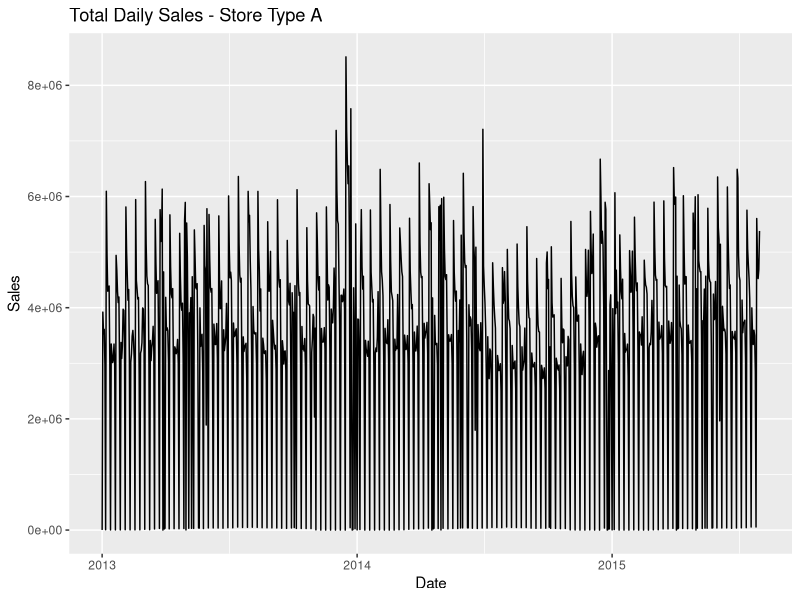
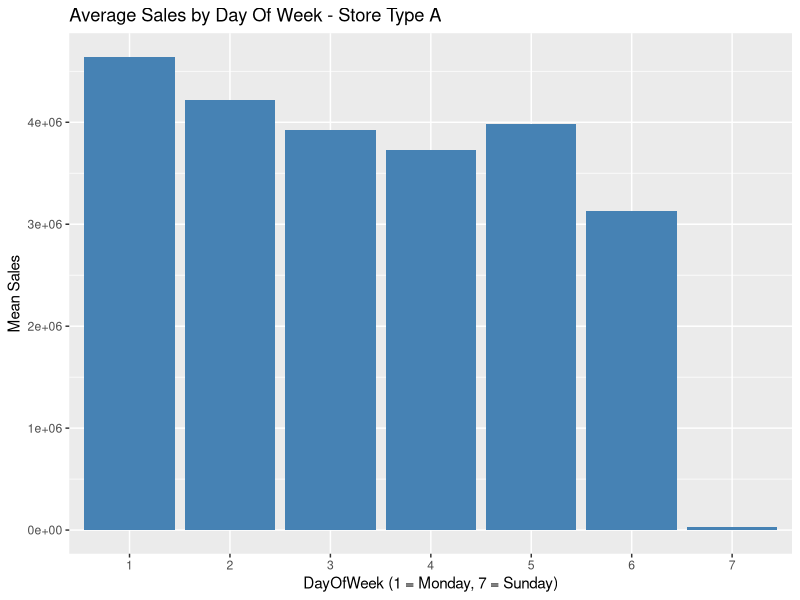
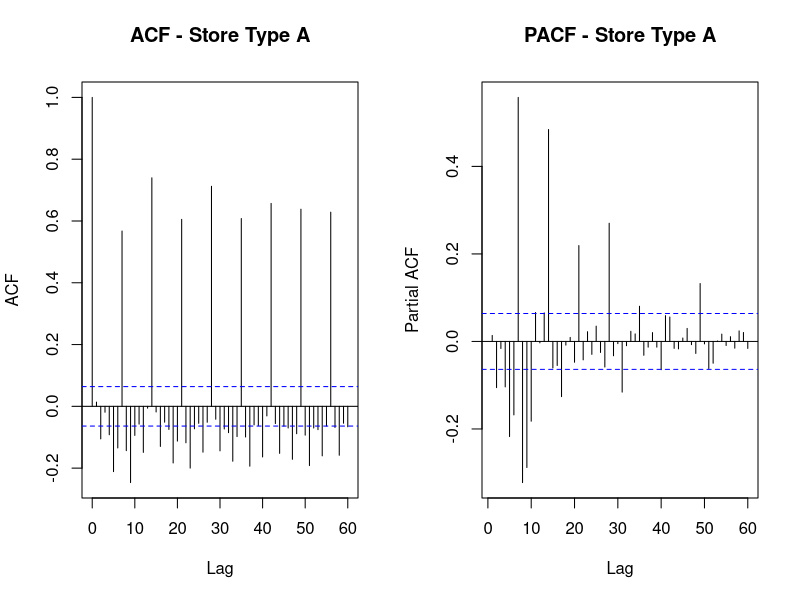
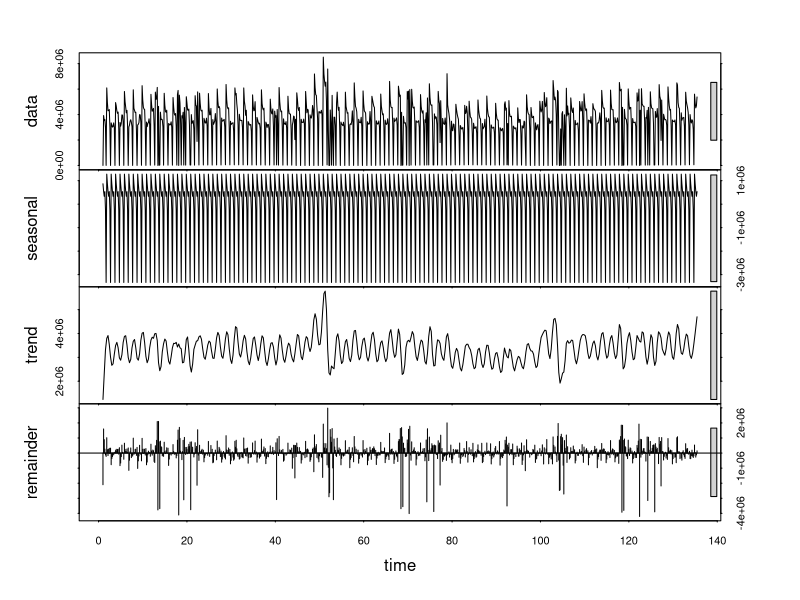

Reproduce these figures in R, in order.
## ---- chunk 1
knitr::opts_chunk$set(
  echo = TRUE,
  warning = FALSE,
  message = FALSE
)
## ---- chunk 2
library(tidyverse)
library(lubridate)
library(tseries)
library(forecast)
## ---- chunk 3
agg <- read_csv("../data/processed/store_type_a_train_aggregate_daily.csv") %>%
  mutate(Date = as.Date(Date)) %>%
  arrange(Date)

glimpse(agg)
## ---- chunk 4
summary(agg$Sales)
## ---- chunk 5
date_span <- as.integer(max(agg$Date) - min(agg$Date)) + 1
missing_days <- date_span - nrow(agg)

tibble(
  first_date = min(agg$Date),
  last_date = max(agg$Date),
  expected_days = date_span,
  observed_days = nrow(agg),
  missing_days = missing_days
)
## ---- chunk 6
ggplot(agg, aes(x = Date, y = Sales)) +
  geom_line() +
  labs(
    title = "Total Daily Sales - Store Type A",
    x = "Date",
    y = "Sales"
  )
## ---- chunk 7
promo_summary <- agg %>%
  mutate(PromoDay = if_else(PromoShare > 0, 1L, 0L)) %>%
  group_by(DayOfWeek, PromoDay) %>%
  summarise(
    mean_sales = mean(Sales, na.rm = TRUE),
    sd_sales = sd(Sales, na.rm = TRUE),
    n = n(),
    .groups = "drop"
  )

promo_summary

promo_lm <- agg %>%
  filter(Sales > 0) %>%
  mutate(
    DayOfWeek = factor(DayOfWeek),
    Month = factor(Month)
  ) %>%
  lm(log1p(Sales) ~ PromoShare + OpenStores + DayOfWeek + Month, data = .)

coef(summary(promo_lm))["PromoShare", ]
## ---- chunk 8
dow_summary <- agg %>%
  filter(Sales > 0) %>%
  group_by(DayOfWeek) %>%
  summarise(mean_sales = mean(Sales, na.rm = TRUE), .groups = "drop")

ggplot(dow_summary, aes(x = factor(DayOfWeek), y = mean_sales)) +
  geom_col(fill = "steelblue") +
  labs(
    title = "Average Sales by Day Of Week - Store Type A",
    x = "DayOfWeek (1 = Monday, 7 = Sunday)",
    y = "Mean Sales"
  )
## ---- chunk 9
par(mfrow = c(1, 2))
acf(agg$Sales, lag.max = 60, main = "ACF - Store Type A")
pacf(agg$Sales, lag.max = 60, main = "PACF - Store Type A")
par(mfrow = c(1, 1))
## ---- chunk 10
sales_ts <- ts(agg$Sales, frequency = 7)
stl_fit <- stl(sales_ts, s.window = "periodic")
plot(stl_fit)
## ---- chunk 11
adf_result <- adf.test(agg$Sales)
kpss_result <- kpss.test(agg$Sales)

adf_result
kpss_result
